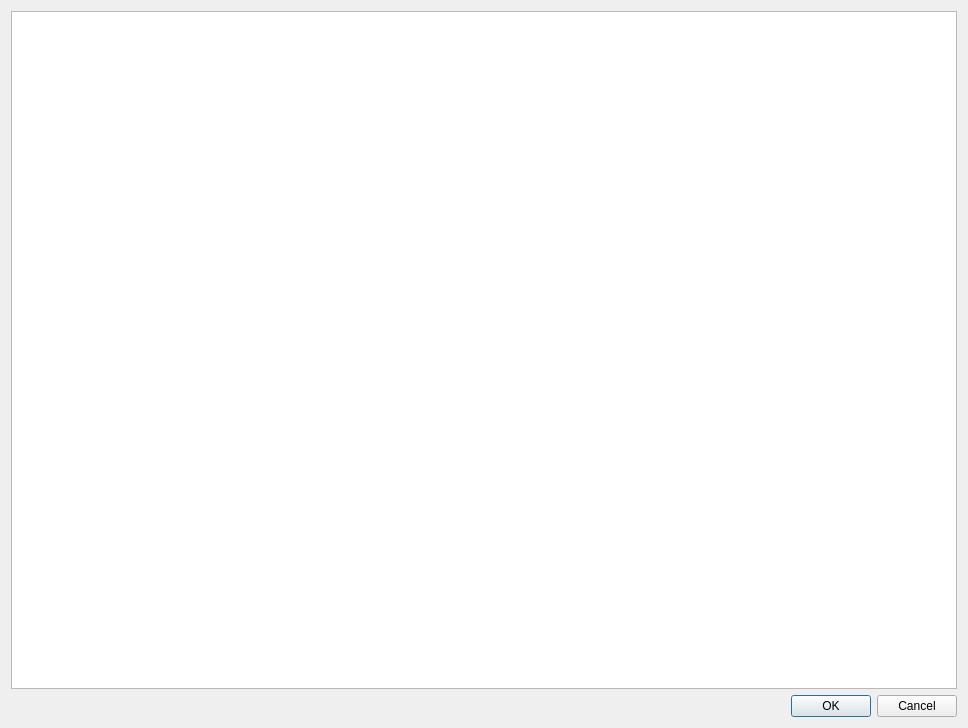
<?xml version="1.0" encoding="UTF-8"?>
<ui version="4.0">
 <class>CBlameDialog</class>
 <widget class="QDialog" name="CBlameDialog">
  <property name="geometry">
   <rect>
    <x>0</x>
    <y>0</y>
    <width>968</width>
    <height>728</height>
   </rect>
  </property>
  <property name="windowTitle">
   <string>Dialog</string>
  </property>
  <layout class="QGridLayout" name="gridLayout">
   <item row="0" column="0">
    <widget class="QTableView" name="tableView">
     <property name="selectionBehavior">
      <enum>QAbstractItemView::SelectRows</enum>
     </property>
     <property name="showGrid">
      <bool>false</bool>
     </property>
     <attribute name="horizontalHeaderVisible">
      <bool>false</bool>
     </attribute>
     <attribute name="horizontalHeaderMinimumSectionSize">
      <number>10</number>
     </attribute>
     <attribute name="horizontalHeaderStretchLastSection">
      <bool>true</bool>
     </attribute>
     <attribute name="verticalHeaderVisible">
      <bool>false</bool>
     </attribute>
     <attribute name="verticalHeaderMinimumSectionSize">
      <number>10</number>
     </attribute>
    </widget>
   </item>
   <item row="1" column="0">
    <widget class="QDialogButtonBox" name="buttonBox">
     <property name="orientation">
      <enum>Qt::Horizontal</enum>
     </property>
     <property name="standardButtons">
      <set>QDialogButtonBox::Cancel|QDialogButtonBox::Ok</set>
     </property>
    </widget>
   </item>
  </layout>
 </widget>
 <resources/>
 <connections>
  <connection>
   <sender>buttonBox</sender>
   <signal>accepted()</signal>
   <receiver>CBlameDialog</receiver>
   <slot>accept()</slot>
   <hints>
    <hint type="sourcelabel">
     <x>248</x>
     <y>254</y>
    </hint>
    <hint type="destinationlabel">
     <x>157</x>
     <y>274</y>
    </hint>
   </hints>
  </connection>
  <connection>
   <sender>buttonBox</sender>
   <signal>rejected()</signal>
   <receiver>CBlameDialog</receiver>
   <slot>reject()</slot>
   <hints>
    <hint type="sourcelabel">
     <x>316</x>
     <y>260</y>
    </hint>
    <hint type="destinationlabel">
     <x>286</x>
     <y>274</y>
    </hint>
   </hints>
  </connection>
 </connections>
</ui>
